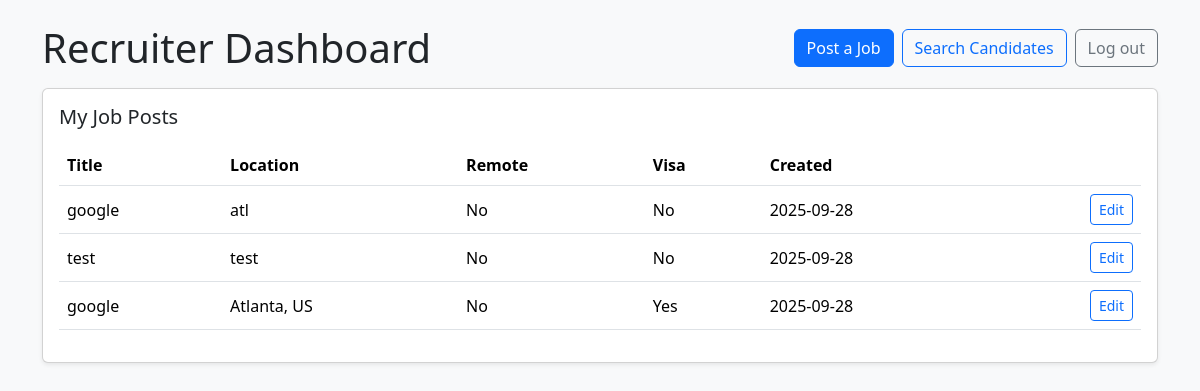
The app's page /accounts/recruiter/ (signed in) with its own data.
### home/models.py (models this page shows, shortened)
class JobPost(models.Model):
    title = models.CharField(max_length=200)
    description = models.TextField()
    skills = models.ManyToManyField(Skill, blank=True, related_name="jobs")
    location = models.CharField(max_length=200, blank=True)
    latitude = models.FloatField(null=True, blank=True)
    longitude = models.FloatField(null=True, blank=True)
    min_salary = models.DecimalField(max_digits=10, decimal_places=2, null=True, blank=True)
    max_salary = models.DecimalField(max_digits=10, decimal_places=2, null=True, blank=True)
    remote = models.BooleanField(default=False)
    visa_sponsorship = models.BooleanField(default=False)
    created_by = models.ForeignKey(
        settings.AUTH_USER_MODEL,
        on_delete=models.CASCADE,
        related_name="job_posts",
    )
    created_at = models.DateTimeField(auto_now_add=True)
    approved = models.BooleanField(default=True)

### accounts/views.py (the view)
# urls.py: path("recruiter/", recruiter_dashboard, name="recruiter_dashboard"),
@login_required
@user_passes_test(is_recruiter)
def recruiter_dashboard(request):
    my_jobs = JobPost.objects.filter(created_by=request.user).order_by("-created_at")
    return render(request, "accounts/recruiter_dashboard.html", {"my_jobs": my_jobs})

### accounts/views.py (called while the page is built)
def is_recruiter(user):
    return user.is_authenticated and user.role == User.RECRUITER

### accounts/templates/accounts/recruiter_dashboard.html (shortened to what this page needs)
<!DOCTYPE html>
<html>
<head>
  <link href="https://cdn.jsdelivr.net/npm/bootstrap@5.3.3/dist/css/bootstrap.min.css" rel="stylesheet">
</head>
<body class="bg-light">
<div class="container py-4">
  <div class="d-flex justify-content-between align-items-center mb-3">
    <h1 class="mb-0">Recruiter Dashboard</h1>
    <div class="d-flex gap-2">
      <a class="btn btn-primary" href="{% url 'accounts:job_create' %}">Post a Job</a>
      <a class="btn btn-outline-primary" href="{% url 'accounts:candidate_search' %}">Search Candidates</a>
      <form method="post" action="{% url 'accounts:logout' %}" class="d-inline">
        <button type="submit" class="btn btn-outline-secondary">Log out</button>
      </form>
    </div>
  </div>
  <div class="card shadow-sm">
    <div class="card-body">
      <h5 class="mb-3">My Job Posts</h5>
      {% if my_jobs %}
        <div class="table-responsive">
          <table class="table align-middle">
            <thead><tr>
              <th>Title</th><th>Location</th><th>Remote</th><th>Visa</th><th>Created</th><th></th>
            </tr></thead>
            <tbody>
              {% for job in my_jobs %}
              <tr>
                <td>{{ job.title }}</td>
                <td>{{ job.location }}</td>
                <td>{{ job.remote|yesno:"Yes,No" }}</td>
                <td>{{ job.visa_sponsorship|yesno:"Yes,No" }}</td>
                <td>{{ job.created_at|date:"Y-m-d" }}</td>
                <td class="text-end">
                  <a href="{% url 'accounts:job_edit' job.pk %}" class="btn btn-sm btn-outline-primary">Edit</a>
                </td>
              </tr>
              {% endfor %}
            </tbody>
          </table>
        </div>
      {% else %}
        <p class="text-muted mb-0">No jobs yet. Click “Post a Job”.</p>
      {% endif %}
    </div>
  </div>
</div>
</body>
</html>

### records on screen
JobPost: title "google", location "atl", remote "No", visa_sponsorship "No", created_at "2025-09-28"
JobPost: title "test", location "test", remote "No", visa_sponsorship "No", created_at "2025-09-28"
JobPost: title "google", location "Atlanta, US", remote "No", visa_sponsorship "Yes", created_at "2025-09-28"
